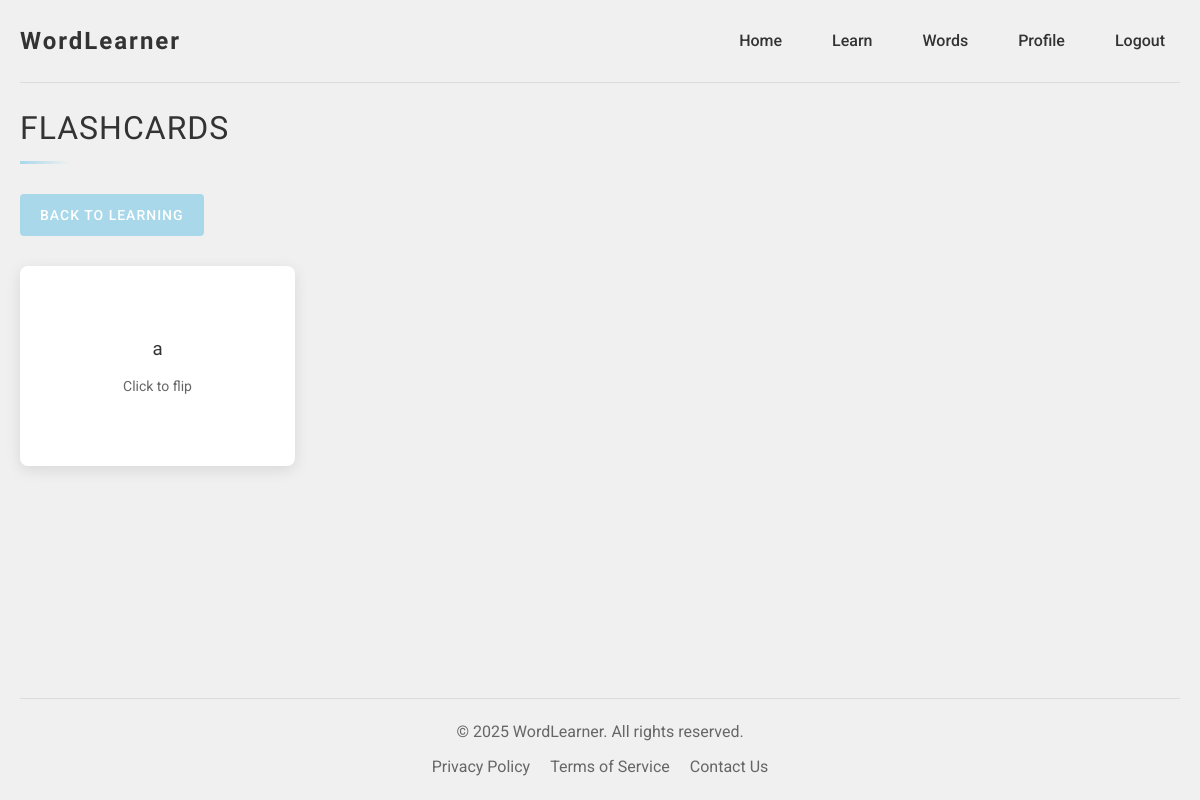
The app's page /flashcards (signed in), older data.
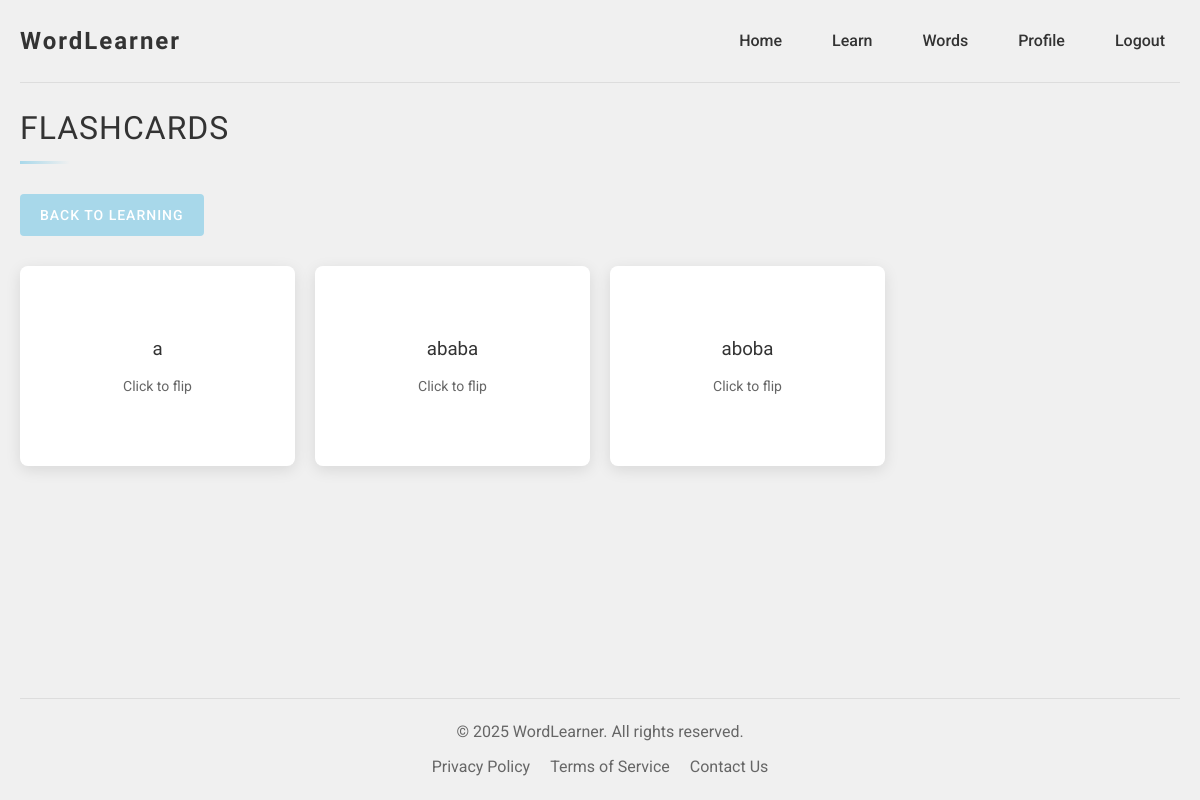
The same page, newer data.
### models.py (models this page shows)
class Word(db.Model):
    id = db.Column(db.Integer, primary_key=True)
    original = db.Column(db.String(100), nullable=False)
    translation = db.Column(db.String(100), nullable=False)
    group_id = db.Column(db.Integer, db.ForeignKey('word_group.id'), nullable=False)
    added_at = db.Column(db.DateTime, default=datetime.utcnow)
    last_reviewed = db.Column(db.DateTime)
    difficulty = db.Column(db.Integer, default=1)

### app.py (the view)
@app.route('/flashcards')
@login_required
def flashcards():
    group_id = request.args.get('group_id', type=int)
    words = []
    if group_id:
        words = Word.query.filter_by(group_id=group_id).all()
    else:
        words = Word.query.join(WordGroup).filter(WordGroup.user_id == current_user.id).all()
    if not words:
        flash('No words found in this group. Add some words first.', 'warning')
        return redirect(url_for('words'))
    return render_template('flashcards.html', words=words)

### app.py (called while the page is built)
@login_manager.user_loader
def load_user(user_id):
    return db.session.get(User, int(user_id))

### templates/flashcards.html (shortened to what this page needs)
{% extends "base.html" %}
{% block content %}
<div class="learning-container">
    <h1 class="futuristic-title">Flashcards</h1>
    <div class="flashcards-controls">
        <a href="{{ url_for('learn') }}" class="futuristic-btn">Back to Learning</a>
    </div>
    <div class="flashcards-wrapper">
        {% for word in words %}
        <div class="flashcard">
            <div class="flashcard-inner">
                <div class="flashcard-front">
                    <h3>{{ word.original }}</h3>
                    <p>Click to flip</p>
                </div>
                <div class="flashcard-back">
                    <h3>{{ word.translation }}</h3>
                    <p>{{ word.group.name }}</p>
                </div>
            </div>
        </div>
        {% endfor %}
    </div>
</div>
{% endblock %}

Row changes from the older to the newer data that the page shows:
added Word: original "ababa"
added Word: original "aboba"
